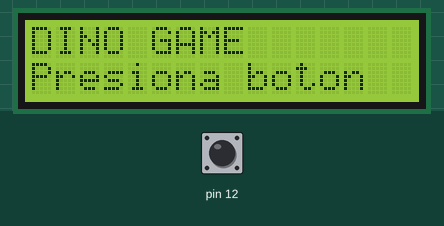
The sketch below on a simulated Arduino Uno, built with avr-gcc and run on an emulated ATmega328P. Shown: 16×2 character LCD. The test bench sets the inputs (shaded band); at power-on: pin 12 HIGH. Random numbers use the default seed unless the sketch sets one.

Above: at 1.0 s.
1.1 s: pin 12 pulled LOW for 0.15 s
At 2.3 s:
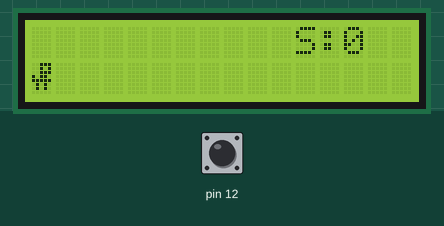
4.2 s: pin 12 pulled LOW for 1 s
At 4.65 s:
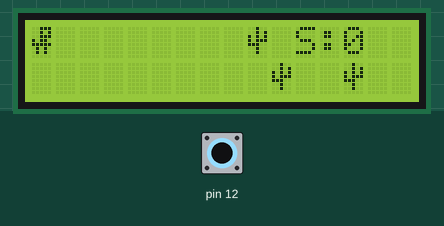
6.7 s: pin 12 pulled LOW for 0.15 s
At 7.8 s:
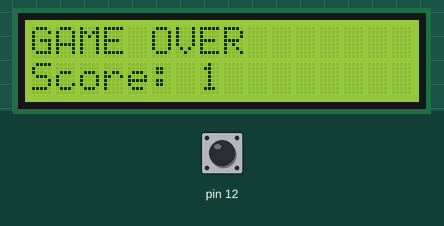
9.8 s: pin 12 pulled LOW for 3.2 s
At 14.09 s:
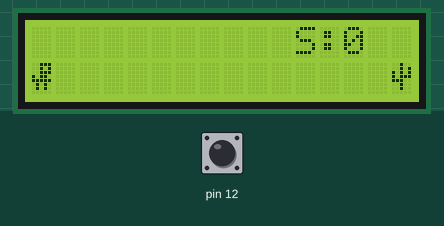
16.0 s: pin 12 pulled LOW for 1 s
At 16.42 s:
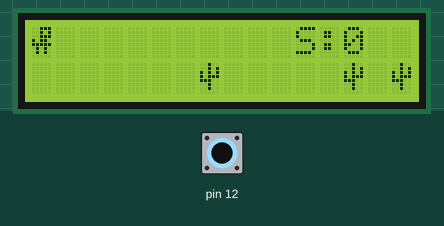
18.6 s: pin 12 pulled LOW for 3.2 s
At 19.05 s:
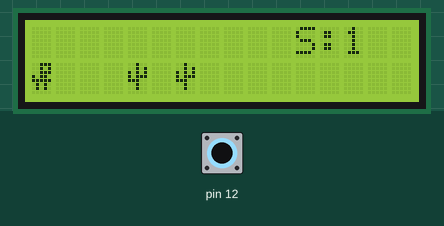
Timing chart, 0 to 21.6 s (numbered marks = the images above; inputs shaded):
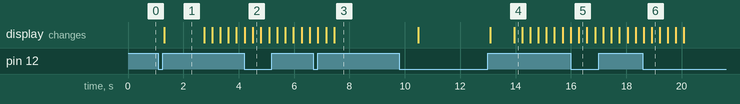

The sketch:

dino_game.ino
```cpp
#include <Wire.h>
#include <LiquidCrystal_I2C.h>
LiquidCrystal_I2C lcd(0x27,16,2);
byte dino[8] = { B00111, B00101, B00111, B10110, B11111, B01010, B01010, B00000 };
byte cactus[8] = { B00100, B00101, B10101, B10111, B11100, B00100, B00100, B00000 };
int dinoPos = 1;
int score = 0;
bool lastButtonState = HIGH;
const int MAX_CACTUS = 3;
int cactusPos[MAX_CACTUS];
int cactusRow[MAX_CACTUS];
bool cactusActivo[MAX_CACTUS];
int velocidadInicial = 240;
int velocidad = velocidadInicial;
int velocidadMinima = 80;
int factorAceleracion = 6;

void setup() {
  lcd.init(); lcd.backlight();
  lcd.createChar(0, dino);
  lcd.createChar(1, cactus);
  pinMode(12, INPUT_PULLUP);
  randomSeed(analogRead(A0));
  reiniciarVariablesJuego();
  mostrarPantallaInicio();
}
void reiniciarVariablesJuego() {
  score = 0;
  velocidad = velocidadInicial;
  for(int i=0;i<MAX_CACTUS;i++) cactusActivo[i]=false;
  dinoPos=1;
}
void mostrarPantallaInicio() {
  lcd.clear(); lcd.print("DINO GAME"); lcd.setCursor(0,1); lcd.print("Presiona boton");
  while(digitalRead(12)==HIGH) delay(50);
  while(digitalRead(12)==LOW) delay(50);
  loop();
}
void loop() {
  bool buttonState = digitalRead(12);
  if(buttonState==LOW && lastButtonState==HIGH) dinoPos = (dinoPos==1)?0:1;
  lastButtonState = buttonState;
  delay(40);

  if(random(0,100)<30) generarNuevoCactus();
  lcd.clear();
  lcd.setCursor(11,0); lcd.print("S:"); lcd.print(score);
  lcd.setCursor(0, dinoPos); lcd.write(byte(0));
  for(int i=0;i<MAX_CACTUS;i++) {
    if(cactusActivo[i]) {
      lcd.setCursor(cactusPos[i], cactusRow[i]); lcd.write(byte(1));
      if(cactusPos[i]==0 && dinoPos==cactusRow[i]) { ejecutarGameOver(); return; }
      cactusPos[i]--;
      if(cactusPos[i]<0) { cactusActivo[i]=false; score++; }
    }
  }
  velocidad = velocidadInicial - (score * factorAceleracion);
  if(velocidad<velocidadMinima) velocidad=velocidadMinima;
  delay(velocidad);
}
void generarNuevoCactus() {
  for(int i=0;i<MAX_CACTUS;i++) {
    if(!cactusActivo[i]) {
      cactusPos[i]=15;
      cactusRow[i]=random(0,2);
      cactusActivo[i]=true;
      break;
    }
  }
}
void ejecutarGameOver() {
  lcd.clear(); lcd.print("GAME OVER"); lcd.setCursor(0,1); lcd.print("Score: "); lcd.print(score);
  delay(3000);
  reiniciarVariablesJuego();
  mostrarPantallaInicio();
}
```

Measured:
- after the input at 1.1 s, the display: changes after 0.20 s (image 1)
- what the display in image 1 shows lasts 1.4 s, from 1.3 s to 2.7 s
